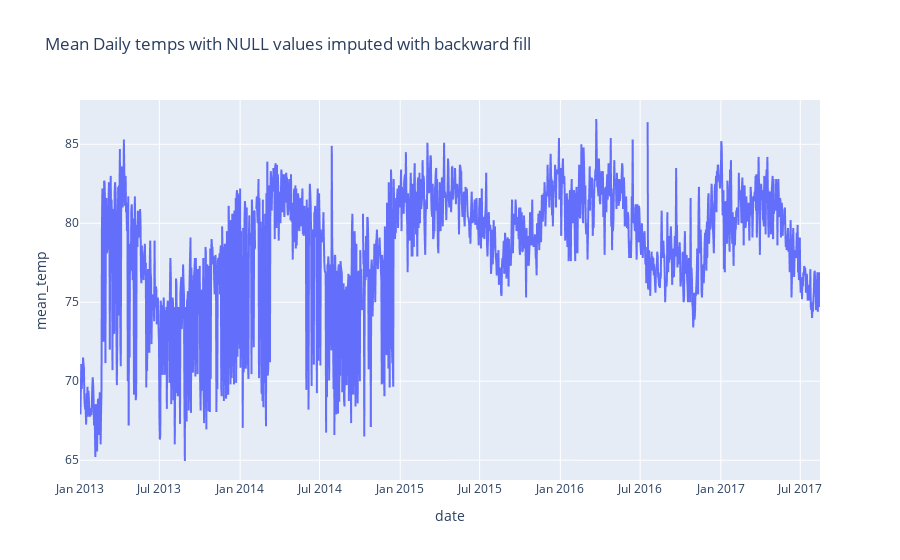

Write notebook code for a chart like this one.
### Markdown cell above
### daily city temperatures

### Code cell
fig = px.line(filtered_city_temps, x='date', y='mean_temp', title="Mean Daily temps with NULL values imputed with backward fill")
fig.show()

### Figure 1 — Plotly figure (JSON) as saved in the notebook; plotly's stock layout.template omitted (floating-point values rounded to 4 significant figures; data arrays with more than 128 entries replaced by an {"elided": "..."} marker saying what was removed)
{"data": [{"hovertemplate": "date=%{x}<br>mean_temp=%{y}<extra></extra>", "legendgroup": "", "line": {"color": "#636efa", "dash": "solid"}, "marker": {"symbol": "circle"}, "mode": "lines", "name": "", "showlegend": false, "type": "scattergl", "x": {"elided": "1688 str values"}, "xaxis": "x", "y": {"elided": "1688 float values"}, "yaxis": "y"}], "layout": {"legend": {"tracegroupgap": 0}, "title": {"text": "Mean Daily temps with NULL values imputed with backward fill"}, "xaxis": {"anchor": "y", "domain": [0, 1], "title": {"text": "date"}}, "yaxis": {"anchor": "x", "domain": [0, 1], "title": {"text": "mean_temp"}}}}
